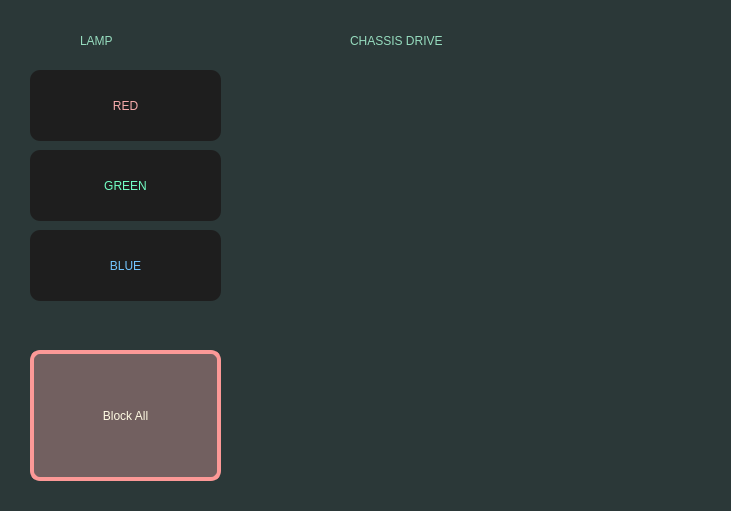
     <widget class="QFrame" name="frame_8">
      <property name="geometry">
       <rect>
        <x>20</x>
        <y>60</y>
        <width>731</width>
        <height>511</height>
       </rect>
      </property>
      <property name="styleSheet">
       <string notr="true">QFrame {
    border-radius: 20px;
    border: 0px solid rgba(114, 255, 197, 255);
     background-color: rgb(43, 56, 56);
}</string>
      </property>
      <property name="frameShape">
       <enum>QFrame::StyledPanel</enum>
      </property>
      <property name="frameShadow">
       <enum>QFrame::Raised</enum>
      </property>
      <widget class="QFrame" name="frame_9">
       <property name="geometry">
        <rect>
         <x>260</x>
         <y>10</y>
         <width>451</width>
         <height>491</height>
        </rect>
       </property>
       <property name="styleSheet">
        <string notr="true">QFrame {
    border-radius: 20px;
    border: 0px solid rgba(114, 255, 197, 255);
    background: qlineargradient(
        x1:0, y1:0,
        x2:1, y2:1,
        stop:0 rgb(42, 56, 56),
        stop:1 rgb(23, 36, 36)
    );
}</string>
       </property>
       <property name="frameShape">
        <enum>QFrame::StyledPanel</enum>
       </property>
       <property name="frameShadow">
        <enum>QFrame::Raised</enum>
       </property>
       <widget class="QWidget" name="verticalLayoutWidget_3">
        <property name="geometry">
         <rect>
          <x>10</x>
          <y>70</y>
          <width>431</width>
          <height>411</height>
         </rect>
        </property>
        <layout class="QVBoxLayout" name="verticalLayout_3">
         <item>
          <widget class="QWidget" name="JoystickPlaceholder" native="true"/>
         </item>
        </layout>
       </widget>
       <widget class="QLabel" name="manual_control_label_9">
        <property name="geometry">
         <rect>
          <x>90</x>
          <y>10</y>
          <width>271</width>
          <height>41</height>
         </rect>
        </property>
        <property name="styleSheet">
         <string notr="true">color:rgb(150, 220, 190);
font: 75 25pt &quot;Monospace&quot;;
background-color: transparent;</string>
        </property>
        <property name="text">
         <string>CHASSIS DRIVE</string>
        </property>
       </widget>
      </widget>
      <widget class="QFrame" name="frame_10">
       <property name="geometry">
        <rect>
         <x>10</x>
         <y>10</y>
         <width>231</width>
         <height>321</height>
        </rect>
       </property>
       <property name="styleSheet">
        <string notr="true">QFrame {
    border-radius: 20px;
    border: 0px solid rgba(114, 255, 197, 255);
    background: qlineargradient(
        x1:0, y1:0,
        x2:1, y2:1,
        stop:0 rgb(42, 56, 56),
        stop:1 rgb(23, 36, 36)
    );
}</string>
       </property>
       <property name="frameShape">
        <enum>QFrame::StyledPanel</enum>
       </property>
       <property name="frameShadow">
        <enum>QFrame::Raised</enum>
       </property>
       <widget class="QPushButton" name="lamp_green_button">
        <property name="geometry">
         <rect>
          <x>20</x>
          <y>140</y>
          <width>191</width>
          <height>71</height>
         </rect>
        </property>
        <property name="styleSheet">
         <string notr="true">QPushButton {
    background-color: rgba(30,30,30,255);
    color: rgba(114, 255, 197, 255);
    border: 0px solid  rgba(255, 251, 227, 255);
    border-radius: 10px;
    padding: 6px 12px;
    font: 75 25pt &quot;Monospace&quot;;
}

QPushButton:hover {
    background-color: rgba(114, 255, 197, 255);
	color: rgba(30,30,30, 255);
    border: 4px solid #54ba90;
}

QPushButton:pressed {
    background-color: rgba(160, 255, 216, 255);
	color: rgba(30,30,30, 255);
    border: 4px solid #fc9997;
}</string>
        </property>
        <property name="text">
         <string>GREEN</string>
        </property>
       </widget>
       <widget class="QPushButton" name="lamp_blue_button">
        <property name="geometry">
         <rect>
          <x>20</x>
          <y>220</y>
          <width>191</width>
          <height>71</height>
         </rect>
        </property>
        <property name="styleSheet">
         <string notr="true">QPushButton {
    background-color: rgba(30,30,30,255);
    color: rgba(114, 197, 255, 255);
    border: 0px solid rgba(255, 251, 227, 255);
    border-radius: 10px;
    padding: 6px 12px;
    font: 75 25pt &quot;Monospace&quot;;
}

QPushButton:hover {
    background-color: rgba(114, 197, 255, 255); 
    color: rgba(30,30,30,255);
    border: 4px solid #4a90e2;
}

QPushButton:pressed {
    background-color: rgba(160, 216, 255, 255);
    color: rgba(30,30,30,255);
    border: 4px solid #9997fc;
}
</string>
        </property>
        <property name="text">
         <string>BLUE</string>
        </property>
       </widget>
       <widget class="QLabel" name="manual_control_label_10">
        <property name="geometry">
         <rect>
          <x>70</x>
          <y>10</y>
          <width>81</width>
          <height>41</height>
         </rect>
        </property>
        <property name="styleSheet">
         <string notr="true">color:rgb(150, 220, 190);
font: 75 25pt &quot;Monospace&quot;;
background-color: transparent;</string>
        </property>
        <property name="text">
         <string>LAMP</string>
        </property>
       </widget>
       <widget class="QPushButton" name="lamp_red_button">
        <property name="geometry">
         <rect>
          <x>20</x>
          <y>60</y>
          <width>191</width>
          <height>71</height>
         </rect>
        </property>
        <property name="styleSheet">
         <string notr="true">QPushButton {
    background-color: rgba(30,30,30,255);
    color: rgba(247, 172, 172, 255);
    border: 0px solid  rgba(255, 251, 227, 255);
    border-radius: 10px;
    padding: 6px 12px;
    font: 75 25pt &quot;Monospace&quot;;
}

QPushButton:hover {
    background-color: rgba(247, 172, 172, 0.35);
	color: rgba(30,30,30,255);
    border: 4px solid #fc9997;
}

QPushButton:pressed {
    background-color: rgba(247, 172, 172, 0.5);
	color: rgba(30,30,30,255);
    border: 4px solid #fc9997;
}</string>
        </property>
        <property name="text">
         <string>RED</string>
        </property>
       </widget>
      </widget>
      <widget class="QFrame" name="frame_11">
       <property name="geometry">
        <rect>
         <x>10</x>
         <y>340</y>
         <width>231</width>
         <height>161</height>
        </rect>
       </property>
       <property name="styleSheet">
        <string notr="true">QFrame {
    border-radius: 20px;
    border: 0px solid rgba(114, 255, 197, 255);
    background: qlineargradient(
        x1:0, y1:0,
        x2:1, y2:1,
        stop:0 rgb(42, 56, 56),
        stop:1 rgb(23, 36, 36)
    );
}</string>
       </property>
       <property name="frameShape">
        <enum>QFrame::StyledPanel</enum>
       </property>
       <property name="frameShadow">
        <enum>QFrame::Raised</enum>
       </property>
       <widget class="QPushButton" name="block_all_button_3">
        <property name="geometry">
         <rect>
          <x>20</x>
          <y>10</y>
          <width>191</width>
          <height>131</height>
         </rect>
        </property>
        <property name="styleSheet">
         <string notr="true">QPushButton {
    background-color: rgba(247, 172, 172, 0.35);
	color: rgba(255, 251, 227, 255);
    border: 4px solid #fc9997;
    border-radius: 10px;
    padding: 6px 12px;
    font: 75 20pt &quot;Monospace&quot;;
}

QPushButton:hover {
    background-color: #ee3a3a;
    color: #ffffff;
    border: 0px solid #2F299E;
}

QPushButton:pressed {
    background-color: rgba(247, 172, 172, 0.5);
	color: rgba(255, 251, 227, 255);
    border: 4px solid #fc9997;
}</string>
        </property>
        <property name="text">
         <string>Block All</string>
        </property>
       </widget>
      </widget>
     </widget>
